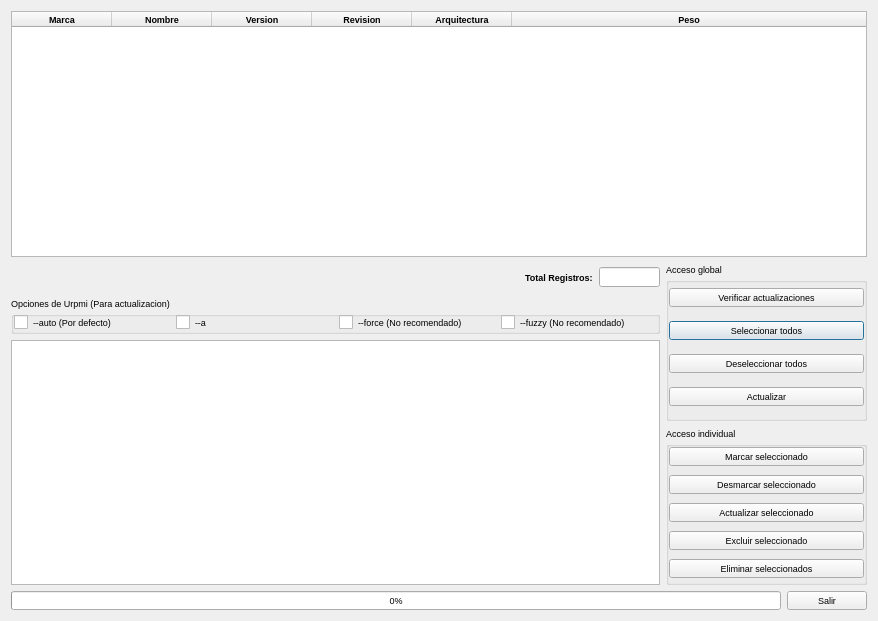
<?xml version="1.0" encoding="UTF-8"?>
<ui version="4.0">
 <class>Update</class>
 <widget class="QDialog" name="Update">
  <property name="geometry">
   <rect>
    <x>0</x>
    <y>0</y>
    <width>878</width>
    <height>621</height>
   </rect>
  </property>
  <property name="font">
   <font>
    <pointsize>7</pointsize>
   </font>
  </property>
  <property name="windowTitle">
   <string>Ventana de actualizaciones</string>
  </property>
  <property name="windowIcon">
   <iconset resource="recoverdrake.qrc">
    <normaloff>:/Imagenes/mandrivaupdate.png</normaloff>:/Imagenes/mandrivaupdate.png</iconset>
  </property>
  <property name="styleSheet">
   <string notr="true"/>
  </property>
  <layout class="QGridLayout" name="gridLayout_6">
   <item row="0" column="0" colspan="4">
    <widget class="QTableWidget" name="tableWidget">
     <property name="minimumSize">
      <size>
       <width>671</width>
       <height>0</height>
      </size>
     </property>
     <property name="font">
      <font>
       <weight>75</weight>
       <bold>true</bold>
      </font>
     </property>
     <property name="toolTip">
      <string>Visor de registros de la base de datos.</string>
     </property>
     <property name="statusTip">
      <string>Visor de registros de la base de datos.</string>
     </property>
     <property name="whatsThis">
      <string>Visor de registros de la base de datos.</string>
     </property>
     <property name="autoScrollMargin">
      <number>26</number>
     </property>
     <property name="alternatingRowColors">
      <bool>true</bool>
     </property>
     <property name="selectionBehavior">
      <enum>QAbstractItemView::SelectRows</enum>
     </property>
     <property name="sortingEnabled">
      <bool>true</bool>
     </property>
     <attribute name="horizontalHeaderCascadingSectionResizes">
      <bool>true</bool>
     </attribute>
     <attribute name="horizontalHeaderShowSortIndicator" stdset="0">
      <bool>true</bool>
     </attribute>
     <attribute name="horizontalHeaderStretchLastSection">
      <bool>true</bool>
     </attribute>
     <attribute name="verticalHeaderCascadingSectionResizes">
      <bool>true</bool>
     </attribute>
     <attribute name="verticalHeaderDefaultSectionSize">
      <number>25</number>
     </attribute>
     <attribute name="verticalHeaderMinimumSectionSize">
      <number>25</number>
     </attribute>
     <attribute name="verticalHeaderShowSortIndicator" stdset="0">
      <bool>true</bool>
     </attribute>
     <attribute name="verticalHeaderStretchLastSection">
      <bool>true</bool>
     </attribute>
     <column>
      <property name="text">
       <string>Marca</string>
      </property>
      <property name="icon">
       <iconset resource="recoverdrake.qrc">
        <normaloff>:/Imagenes/good.png</normaloff>:/Imagenes/good.png</iconset>
      </property>
     </column>
     <column>
      <property name="text">
       <string>Nombre</string>
      </property>
      <property name="icon">
       <iconset resource="recoverdrake.qrc">
        <normaloff>:/Imagenes/rpm.png</normaloff>:/Imagenes/rpm.png</iconset>
      </property>
     </column>
     <column>
      <property name="text">
       <string>Version</string>
      </property>
      <property name="icon">
       <iconset resource="recoverdrake.qrc">
        <normaloff>:/Imagenes/mandrivaupdate.png</normaloff>:/Imagenes/mandrivaupdate.png</iconset>
      </property>
     </column>
     <column>
      <property name="text">
       <string>Revision</string>
      </property>
     </column>
     <column>
      <property name="text">
       <string>Arquitectura</string>
      </property>
     </column>
     <column>
      <property name="text">
       <string>Peso</string>
      </property>
     </column>
    </widget>
   </item>
   <item row="1" column="0">
    <spacer name="horizontalSpacer_2">
     <property name="orientation">
      <enum>Qt::Horizontal</enum>
     </property>
     <property name="sizeHint" stdset="0">
      <size>
       <width>240</width>
       <height>28</height>
      </size>
     </property>
    </spacer>
   </item>
   <item row="1" column="1">
    <widget class="QLabel" name="label">
     <property name="font">
      <font>
       <pointsize>7</pointsize>
       <weight>75</weight>
       <bold>true</bold>
      </font>
     </property>
     <property name="text">
      <string>Total Registros:</string>
     </property>
    </widget>
   </item>
   <item row="1" column="2">
    <widget class="QLineEdit" name="lineEdit_2">
     <property name="minimumSize">
      <size>
       <width>51</width>
       <height>20</height>
      </size>
     </property>
     <property name="maximumSize">
      <size>
       <width>61</width>
       <height>20</height>
      </size>
     </property>
     <property name="font">
      <font>
       <pointsize>8</pointsize>
       <weight>75</weight>
       <bold>true</bold>
      </font>
     </property>
     <property name="toolTip">
      <string>Numero de registros activos en la base de datos activa.</string>
     </property>
     <property name="statusTip">
      <string>Numero de registros activos en la base de datos activa.</string>
     </property>
     <property name="whatsThis">
      <string>Numero de registros activos en la base de datos activa.</string>
     </property>
     <property name="layoutDirection">
      <enum>Qt::LeftToRight</enum>
     </property>
     <property name="alignment">
      <set>Qt::AlignRight|Qt::AlignTrailing|Qt::AlignVCenter</set>
     </property>
    </widget>
   </item>
   <item row="1" column="3" rowspan="3">
    <layout class="QGridLayout" name="gridLayout_5">
     <item row="0" column="0">
      <widget class="QGroupBox" name="groupBox_2">
       <property name="minimumSize">
        <size>
         <width>201</width>
         <height>81</height>
        </size>
       </property>
       <property name="title">
        <string>Acceso global</string>
       </property>
       <layout class="QGridLayout" name="gridLayout">
        <property name="leftMargin">
         <number>0</number>
        </property>
        <property name="topMargin">
         <number>0</number>
        </property>
        <property name="rightMargin">
         <number>0</number>
        </property>
        <property name="bottomMargin">
         <number>0</number>
        </property>
        <item row="1" column="0">
         <widget class="QPushButton" name="pushButton_6">
          <property name="minimumSize">
           <size>
            <width>131</width>
            <height>0</height>
           </size>
          </property>
          <property name="toolTip">
           <string>Seleccion masiva de todos los paquetes.</string>
          </property>
          <property name="statusTip">
           <string>Seleccion masiva de todos los paquetes.</string>
          </property>
          <property name="whatsThis">
           <string>Seleccion masiva de todos los paquetes.</string>
          </property>
          <property name="text">
           <string>Seleccionar todos</string>
          </property>
          <property name="icon">
           <iconset resource="recoverdrake.qrc">
            <normaloff>:/Imagenes/good.png</normaloff>:/Imagenes/good.png</iconset>
          </property>
          <property name="iconSize">
           <size>
            <width>25</width>
            <height>25</height>
           </size>
          </property>
         </widget>
        </item>
        <item row="3" column="0">
         <widget class="QPushButton" name="pushButton_3">
          <property name="minimumSize">
           <size>
            <width>131</width>
            <height>0</height>
           </size>
          </property>
          <property name="toolTip">
           <string>Actualizacion de los paquetes seleccionados.</string>
          </property>
          <property name="statusTip">
           <string>Deseleccion masiva de todos los registros.</string>
          </property>
          <property name="whatsThis">
           <string>Deseleccion masiva de todos los registros.</string>
          </property>
          <property name="accessibleName">
           <string>Deseleccion masiva de todos los registros.</string>
          </property>
          <property name="text">
           <string>Actualizar</string>
          </property>
          <property name="icon">
           <iconset resource="recoverdrake.qrc">
            <normaloff>:/Imagenes/rpm.png</normaloff>:/Imagenes/rpm.png</iconset>
          </property>
          <property name="iconSize">
           <size>
            <width>25</width>
            <height>25</height>
           </size>
          </property>
         </widget>
        </item>
        <item row="2" column="0">
         <widget class="QPushButton" name="pushButton_7">
          <property name="minimumSize">
           <size>
            <width>131</width>
            <height>0</height>
           </size>
          </property>
          <property name="toolTip">
           <string>Deseleccion masiva de todos los paquetes.</string>
          </property>
          <property name="statusTip">
           <string>Deseleccion masiva de todos los paquetes.</string>
          </property>
          <property name="whatsThis">
           <string>Deseleccion masiva de todos los paquetes.</string>
          </property>
          <property name="text">
           <string>Deseleccionar todos</string>
          </property>
          <property name="icon">
           <iconset resource="recoverdrake.qrc">
            <normaloff>:/Imagenes/bad.png</normaloff>:/Imagenes/bad.png</iconset>
          </property>
          <property name="iconSize">
           <size>
            <width>25</width>
            <height>25</height>
           </size>
          </property>
         </widget>
        </item>
        <item row="0" column="0">
         <widget class="QPushButton" name="pushButton_14">
          <property name="minimumSize">
           <size>
            <width>131</width>
            <height>0</height>
           </size>
          </property>
          <property name="toolTip">
           <string>Comprobacion de las actualizaciones disponibles.</string>
          </property>
          <property name="statusTip">
           <string>Comprobacion de las actualizaciones disponibles.</string>
          </property>
          <property name="whatsThis">
           <string>Comprobacion de las actualizaciones disponibles.</string>
          </property>
          <property name="text">
           <string>Verificar actualizaciones</string>
          </property>
          <property name="icon">
           <iconset resource="recoverdrake.qrc">
            <normaloff>:/Imagenes/lupaO.png</normaloff>:/Imagenes/lupaO.png</iconset>
          </property>
          <property name="iconSize">
           <size>
            <width>25</width>
            <height>25</height>
           </size>
          </property>
         </widget>
        </item>
       </layout>
      </widget>
     </item>
     <item row="1" column="0">
      <widget class="QGroupBox" name="groupBox">
       <property name="minimumSize">
        <size>
         <width>201</width>
         <height>111</height>
        </size>
       </property>
       <property name="title">
        <string>Acceso individual</string>
       </property>
       <layout class="QGridLayout" name="gridLayout_2">
        <property name="leftMargin">
         <number>0</number>
        </property>
        <property name="topMargin">
         <number>0</number>
        </property>
        <property name="rightMargin">
         <number>0</number>
        </property>
        <property name="bottomMargin">
         <number>0</number>
        </property>
        <item row="4" column="0" colspan="2">
         <widget class="QPushButton" name="pushButton_8">
          <property name="minimumSize">
           <size>
            <width>131</width>
            <height>0</height>
           </size>
          </property>
          <property name="toolTip">
           <string>Actualiza todos los registros seleccionados.</string>
          </property>
          <property name="statusTip">
           <string>Actualiza todos los registros seleccionados.</string>
          </property>
          <property name="whatsThis">
           <string>Actualiza todos los registros seleccionados.</string>
          </property>
          <property name="text">
           <string>Actualizar seleccionado</string>
          </property>
          <property name="icon">
           <iconset resource="recoverdrake.qrc">
            <normaloff>:/Imagenes/rpm.png</normaloff>:/Imagenes/rpm.png</iconset>
          </property>
          <property name="iconSize">
           <size>
            <width>25</width>
            <height>25</height>
           </size>
          </property>
         </widget>
        </item>
        <item row="0" column="0" colspan="2">
         <widget class="QPushButton" name="pushButton_10">
          <property name="minimumSize">
           <size>
            <width>131</width>
            <height>0</height>
           </size>
          </property>
          <property name="toolTip">
           <string>Marca la linea activa de la base de datos para su tratamiento.</string>
          </property>
          <property name="statusTip">
           <string>Marca la linea activa de la base de datos para su tratamiento.</string>
          </property>
          <property name="whatsThis">
           <string>Marca la linea activa de la base de datos para su tratamiento.</string>
          </property>
          <property name="text">
           <string>Marcar seleccionado</string>
          </property>
          <property name="icon">
           <iconset resource="recoverdrake.qrc">
            <normaloff>:/Imagenes/good.png</normaloff>:/Imagenes/good.png</iconset>
          </property>
          <property name="iconSize">
           <size>
            <width>25</width>
            <height>25</height>
           </size>
          </property>
         </widget>
        </item>
        <item row="3" column="0" colspan="2">
         <widget class="QPushButton" name="pushButton_12">
          <property name="minimumSize">
           <size>
            <width>131</width>
            <height>0</height>
           </size>
          </property>
          <property name="toolTip">
           <string>Desmarca la linea activa de la base de datos para su tratamiento.</string>
          </property>
          <property name="statusTip">
           <string>Desmarca la linea activa de la base de datos para su tratamiento.</string>
          </property>
          <property name="whatsThis">
           <string>Desmarca la linea activa de la base de datos para su tratamiento.</string>
          </property>
          <property name="text">
           <string>Desmarcar seleccionado</string>
          </property>
          <property name="icon">
           <iconset resource="recoverdrake.qrc">
            <normaloff>:/Imagenes/bad.png</normaloff>:/Imagenes/bad.png</iconset>
          </property>
          <property name="iconSize">
           <size>
            <width>25</width>
            <height>25</height>
           </size>
          </property>
         </widget>
        </item>
        <item row="6" column="0" colspan="2">
         <widget class="QPushButton" name="pushButton_11">
          <property name="minimumSize">
           <size>
            <width>131</width>
            <height>0</height>
           </size>
          </property>
          <property name="toolTip">
           <string>Elimina todos los registros seleccionados.</string>
          </property>
          <property name="statusTip">
           <string>Elimina todos los registros seleccionados.</string>
          </property>
          <property name="whatsThis">
           <string>Elimina todos los registros seleccionados.</string>
          </property>
          <property name="text">
           <string>Eliminar seleccionados</string>
          </property>
          <property name="icon">
           <iconset resource="recoverdrake.qrc">
            <normaloff>:/Imagenes/bad.png</normaloff>:/Imagenes/bad.png</iconset>
          </property>
          <property name="iconSize">
           <size>
            <width>25</width>
            <height>25</height>
           </size>
          </property>
         </widget>
        </item>
        <item row="5" column="0" colspan="2">
         <widget class="QPushButton" name="pushButton_13">
          <property name="minimumSize">
           <size>
            <width>131</width>
            <height>0</height>
           </size>
          </property>
          <property name="toolTip">
           <string>Desmarca la linea activa de la base de datos para su tratamiento.</string>
          </property>
          <property name="statusTip">
           <string>Desmarca la linea activa de la base de datos para su tratamiento.</string>
          </property>
          <property name="whatsThis">
           <string>Desmarca la linea activa de la base de datos para su tratamiento.</string>
          </property>
          <property name="text">
           <string>Excluir seleccionado</string>
          </property>
          <property name="icon">
           <iconset resource="recoverdrake.qrc">
            <normaloff>:/Imagenes/Excluir.png</normaloff>:/Imagenes/Excluir.png</iconset>
          </property>
          <property name="iconSize">
           <size>
            <width>25</width>
            <height>25</height>
           </size>
          </property>
         </widget>
        </item>
       </layout>
      </widget>
     </item>
    </layout>
   </item>
   <item row="3" column="0" colspan="3">
    <widget class="QTextEdit" name="textEdit">
     <property name="enabled">
      <bool>true</bool>
     </property>
     <property name="sizeIncrement">
      <size>
       <width>0</width>
       <height>0</height>
      </size>
     </property>
     <property name="font">
      <font>
       <family>Nimbus Sans L Condensed</family>
       <pointsize>8</pointsize>
      </font>
     </property>
     <property name="focusPolicy">
      <enum>Qt::TabFocus</enum>
     </property>
     <property name="toolTip">
      <string>Consola de procesos, donde se detalla al máximo lo que va procesando.</string>
     </property>
     <property name="statusTip">
      <string>Consola de procesos, donde se detalla al máximo lo que va procesando.</string>
     </property>
     <property name="whatsThis">
      <string>Consola de procesos, donde se detalla al máximo lo que va procesando.</string>
     </property>
     <property name="styleSheet">
      <string notr="true"/>
     </property>
     <property name="html">
      <string>&lt;!DOCTYPE HTML PUBLIC &quot;-//W3C//DTD HTML 4.0//EN&quot; &quot;http://www.w3.org/TR/REC-html40/strict.dtd&quot;&gt;
&lt;html&gt;&lt;head&gt;&lt;meta name=&quot;qrichtext&quot; content=&quot;1&quot; /&gt;&lt;style type=&quot;text/css&quot;&gt;
p, li { white-space: pre-wrap; }
&lt;/style&gt;&lt;/head&gt;&lt;body style=&quot; font-family:'Nimbus Sans L Condensed'; font-size:8pt; font-weight:400; font-style:normal;&quot;&gt;
&lt;p style=&quot; margin-top:0px; margin-bottom:0px; margin-left:0px; margin-right:0px; -qt-block-indent:0; text-indent:0px;&quot;&gt;&lt;span style=&quot; font-family:'Sans Serif'; font-size:7pt; font-weight:600;&quot;&gt;&lt;br /&gt;&lt;/span&gt;&lt;/p&gt;&lt;/body&gt;&lt;/html&gt;</string>
     </property>
    </widget>
   </item>
   <item row="2" column="0" colspan="3">
    <widget class="QGroupBox" name="groupBox_3">
     <property name="toolTip">
      <string>Opciones de urpmi que pueden ser elegidas entre las mostradas.</string>
     </property>
     <property name="statusTip">
      <string>Opciones de urpmi que pueden ser elegidas entre las mostradas.</string>
     </property>
     <property name="whatsThis">
      <string>Opciones de urpmi que pueden ser elegidas entre las mostradas.</string>
     </property>
     <property name="title">
      <string>Opciones de Urpmi (Para actualizacion)</string>
     </property>
     <layout class="QGridLayout" name="gridLayout_4">
      <property name="leftMargin">
       <number>0</number>
      </property>
      <property name="topMargin">
       <number>0</number>
      </property>
      <property name="rightMargin">
       <number>0</number>
      </property>
      <property name="bottomMargin">
       <number>0</number>
      </property>
      <item row="0" column="0">
       <widget class="QCheckBox" name="checkBox_3">
        <property name="text">
         <string>--auto (Por defecto)</string>
        </property>
       </widget>
      </item>
      <item row="0" column="1">
       <widget class="QCheckBox" name="checkBox">
        <property name="text">
         <string>--a</string>
        </property>
       </widget>
      </item>
      <item row="0" column="2">
       <widget class="QCheckBox" name="checkBox_2">
        <property name="text">
         <string>--force (No recomendado)</string>
        </property>
       </widget>
      </item>
      <item row="0" column="3">
       <widget class="QCheckBox" name="checkBox_4">
        <property name="text">
         <string>--fuzzy (No recomendado)</string>
        </property>
       </widget>
      </item>
     </layout>
    </widget>
   </item>
   <item row="4" column="0" colspan="4">
    <layout class="QGridLayout" name="gridLayout_3">
     <item row="0" column="0">
      <widget class="QProgressBar" name="progressBar">
       <property name="toolTip">
        <string>Ratio de procesos realizados.</string>
       </property>
       <property name="statusTip">
        <string>Ratio de procesos realizados.</string>
       </property>
       <property name="whatsThis">
        <string>Ratio de procesos realizados.</string>
       </property>
       <property name="value">
        <number>0</number>
       </property>
      </widget>
     </item>
     <item row="0" column="1">
      <widget class="QPushButton" name="pushButton_2">
       <property name="maximumSize">
        <size>
         <width>201</width>
         <height>26</height>
        </size>
       </property>
       <property name="toolTip">
        <string>Nos vamos..</string>
       </property>
       <property name="statusTip">
        <string>Nos vamos..</string>
       </property>
       <property name="whatsThis">
        <string>Nos vamos..</string>
       </property>
       <property name="text">
        <string>Salir</string>
       </property>
       <property name="icon">
        <iconset resource="recoverdrake.qrc">
         <normaloff>:/Imagenes/puerta.png</normaloff>:/Imagenes/puerta.png</iconset>
       </property>
      </widget>
     </item>
    </layout>
   </item>
  </layout>
 </widget>
 <resources>
  <include location="recoverdrake.qrc"/>
 </resources>
 <connections/>
</ui>
